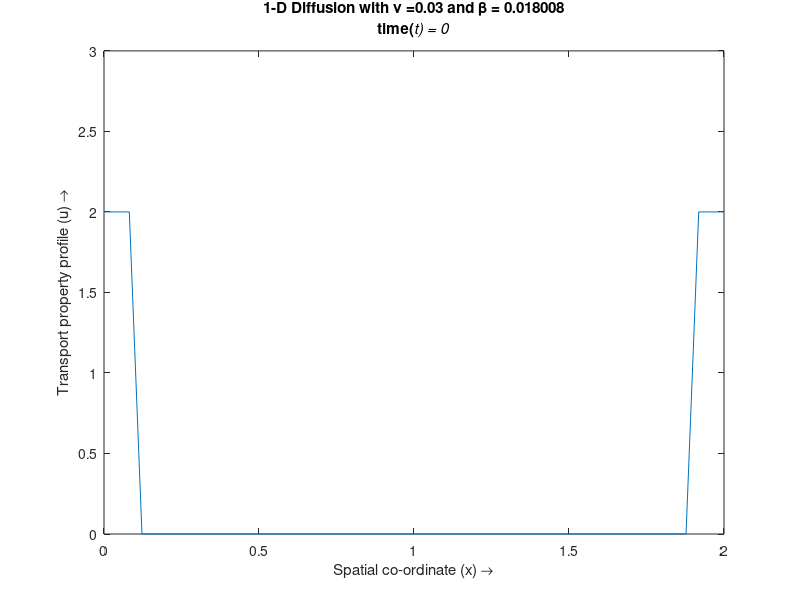

The MATLAB source for this figure: (Note: this script raises an error after producing the figure.)
% Simulating the 1-D Diffusion equation (Fourier's equation) by the
...Finite Difference Method(a time march)
% Numerical scheme used is a first order upwind in time and a second order
...central difference in space (both Implicit and Explicit)

%%
%Specifying Parameters
a=0.16;
b =-0.3;
c=0.1;
d=-0.17;

nx=50;               %Number of steps in space(x)
nt=3000;               %Number of time steps 
dt=0.001;              %Width of each time step
dx=2/(nx-1);         %Width of space step
x=0:dx:2;            %Range of x (0,2) and specifying the grid points
u=zeros(nx,1);       %Preallocating u
un=zeros(nx,1);      %Preallocating un

v=zeros(nx,1);       %Preallocating u
vn=zeros(nx,1);      %Preallocating un


vis=0.03;            %Diffusion coefficient/viscosity
vis2=0.4;            %Diffusion coefficient/viscosity
beta=vis*dt/(dx*dx); %Stability criterion (0<=beta<=0.5, for explicit)
beta2=vis2*dt/(dx*dx); %Stability criterion (0<=beta<=0.5, for explicit)
UL=0;                %Left Dirichlet B.C
UR=2;                %Right Dirichlet B.C
UnL=0;               %Left Neumann B.C (du/dn=UnL) 
UnR=0;               %Right Neumann B.C (du/dn=UnR) 

VL=0;                %Left Dirichlet B.C
VR=0;                %Right Dirichlet B.C
VnL=0;               %Left Neumann B.C (du/dn=UnL) 
VnR=0;               %Right Neumann B.C (du/dn=UnR) 

%%
%Initial Conditions: A square wave
for i=1:nx
    if ((1.9<=x(i))&&(x(i)<=2)||(0<=x(i))&&(x(i)<=0.1))
        u(i)=2;
    else
        %v(i)=2;
    end
end

%%
%B.C vector
bc=zeros(nx-2,1);
bc2=zeros(nx-2,1);
%bc(1)=vis*dt*UL/dx^2; bc(nx-2)=vis*dt*UR/dx^2;  %Dirichlet B.Cs
%bc2(1)=vis2*dt*UL/dx^2; bc(nx-2)=vis2*dt*UR/dx^2;  %Dirichlet B.Cs
bc(1)=-UnL*vis*dt/dx; bc(nx-2)=UnR*vis*dt/dx;  %Neumann B.Cs
bc2(1)=-VnL*vis2*dt/dx; bc2(nx-2)=VnR*vis2*dt/dx;  %Neumann B.Cs
E=sparse(2:nx-2,1:nx-3,1,nx-2,nx-2);
A=E+E'-2*speye(nx-2);        %Dirichlet B.Cs
A(1,1)=-1; A(nx-2,nx-2)=-1; %Neumann B.Cs
D=speye(nx-2)-(vis*dt/dx^2)*A;
D2=speye(nx-2)-(vis2*dt/dx^2)*A;

%%
%Calculating the velocity profile for each time step
i=2:nx-1;
for it=0:nt
    if it>0
        A=E+(1+1/(it*vis))*E'-(2+1/(it*vis))*speye(nx-2);        
        A2=E+(1+1/(it*vis2))*E'-(2+1/(it*vis2))*speye(nx-2);        
        A(1,1)=-1; A(nx-2,nx-2)=-1; %Neumann B.Cs
        A2(1,1)=-1; A2(nx-2,nx-2)=-1; %Neumann B.Cs
        D=speye(nx-2)-(vis*dt/dx^2)*A;
        D2=speye(nx-2)-(vis2*dt/dx^2)*A2;
    end

    un=u-a*dt*u-b*dt*v;
    %un(nx)=2;
    vn=v-c*dt*u-d*dt*v;
    h=plot(x,u);       %plotting the velocity profile
    %h2=plot(x,v);
    axis([0 2 0 3])
    title({['1-D Diffusion with \nu =',num2str(vis),' and \beta = ',num2str(beta)];['time(\itt) = ',num2str(dt*it)]})
    xlabel('Spatial co-ordinate (x) \rightarrow')
    ylabel('Transport property profile (u) \rightarrow')
    drawnow; 
    refreshdata(h)
    %refreshdata(h2)
    %Uncomment as necessary
    %-------------------
    %Implicit solution
    
    U=un;U(1)=[];U(end)=[];
    U=U+bc;
    U=D\U;
    u=[U(1)-UnL*dx;U;U(end)+UnR*dx];%Neumann
    %u=[UL;U;UR];                      %Dirichlet
    V=vn;V(1)=[];V(end)=[];
    V=V+bc2;
    V=D2\V;
    %v=[VL;V;VR];  %Dirichlet
    v=[V(1)-VnL*dx;V;V(end)+VnR*dx]; %Neumann
    %}
    %-------------------
    %Explicit method with F.D in time and C.D in space
    %{
    u(i)=un(i)+(vis*dt*(un(i+1)-2*un(i)+un(i-1))/(dx*dx));
    %}
end




%Neuman%
%B.C vector
%{
bc=zeros(nx-2,1);
bc=zeros(nx-2,1);

bc(1)=-UnL*vis*dt/dx; bc(nx-2)=UnR*vis*dt/dx;  %Neumann B.Cs
%Calculating the coefficient matrix for the implicit scheme
E=sparse(2:nx-2,1:nx-3,1,nx-2,nx-2);
A(1,1)=-1; A(nx-2,nx-2)=-1; %Neumann B.Cs
D=speye(nx-2)-(vis*dt/dx^2)*A;

%%
%Calculating the velocity profile for each time step
i=2:nx-1;
for it=0:nt
    un=u;
    h=plot(x,u);       %plotting the velocity profile
    axis([0 2 0 3])
    title({['1-D Diffusion with \nu =',num2str(vis),' and \beta = ',num2str(beta)];['time(\itt) = ',num2str(dt*it)]})
    xlabel('Spatial co-ordinate (x) \rightarrow')
    ylabel('Transport property profile (u) \rightarrow')
    drawnow; 
    refreshdata(h)
    %-------------------
    %Implicit solution
    u=[U(1)-UnL*dx;U;U(end)+UnR*dx]; %Neumann
    
    %-------------------
    %Explicit method with F.D in time and C.D in space
    %{
    u(i)=un(i)+(vis*dt*(un(i+1)-2*un(i)+un(i-1))/(dx*dx));
    %}
end
%}





